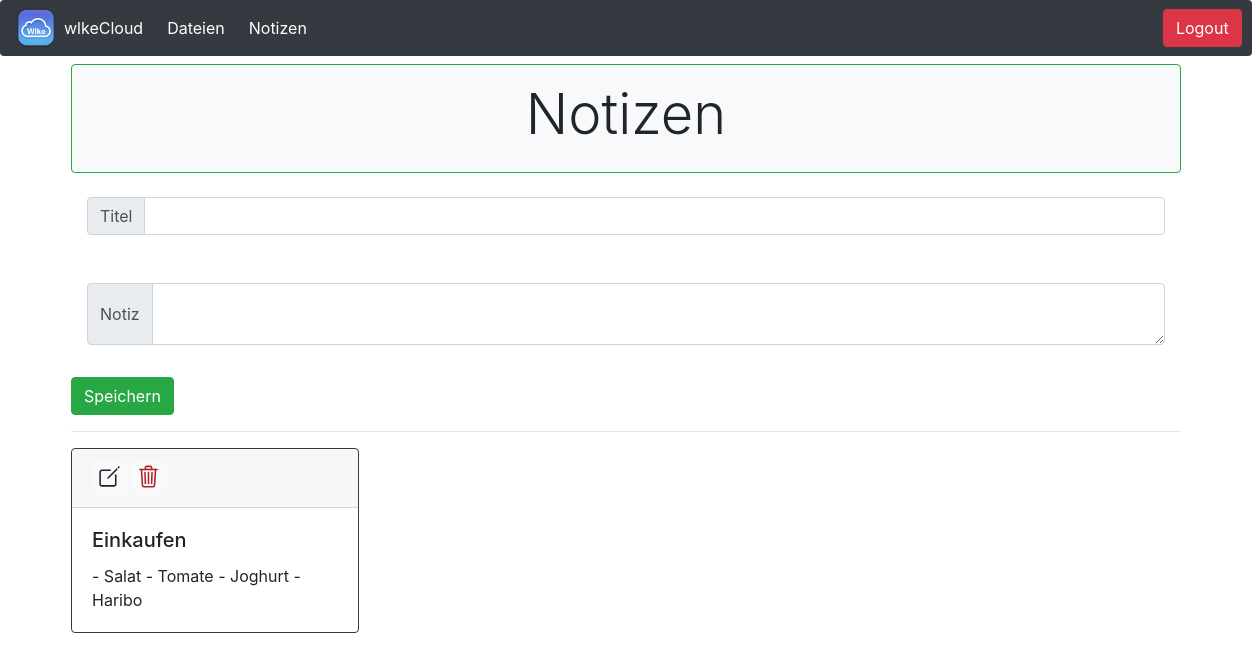
Page /notes/ (signed in) on the earlier database version.
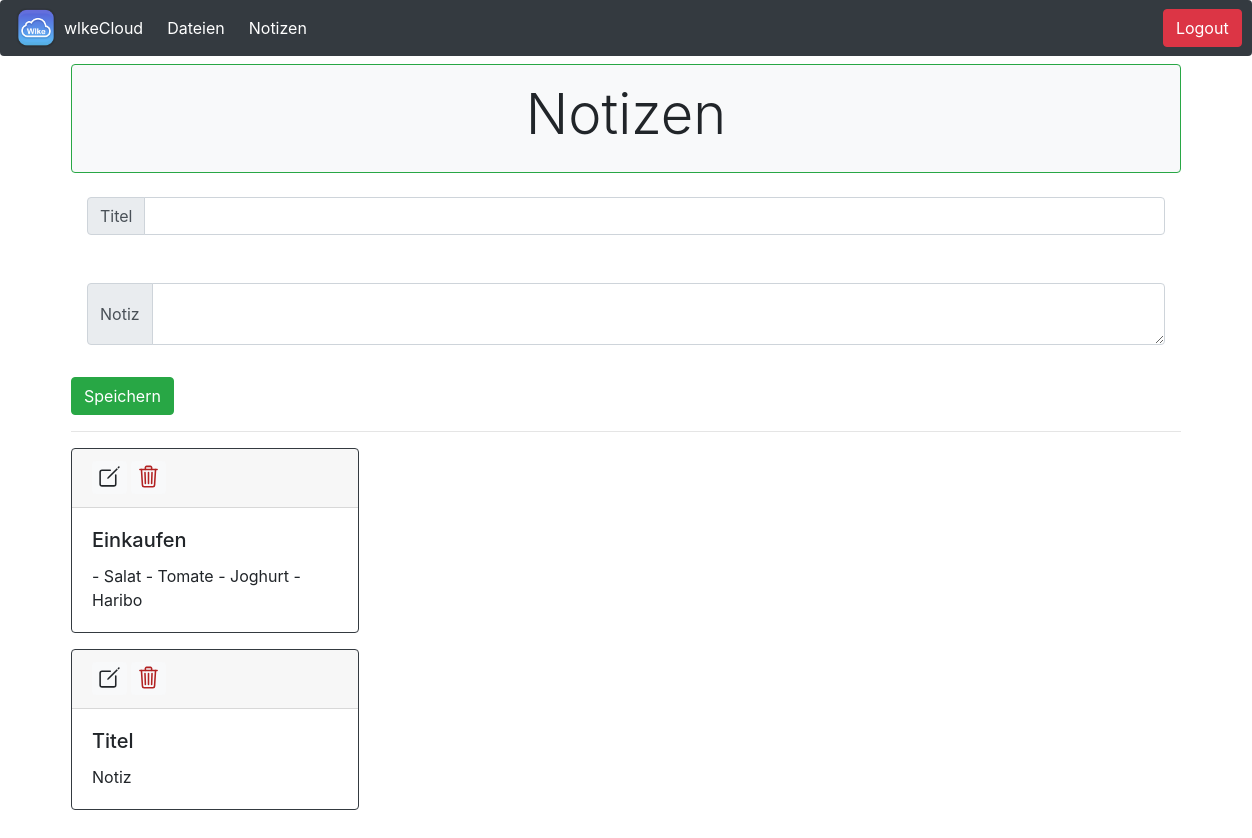
Same page on the later database version.
### notes/models.py (models this page shows, shortened)
class Notiz(models.Model):
    benutzer = models.ForeignKey(
        User, on_delete=models.CASCADE, related_name="notiz", null=True)
    titel = models.CharField(max_length=200)
    body = models.TextField()
    class Meta:
        verbose_name_plural = 'Notizen'

### notes/views.py (the view, shortened to what this page needs)
# urls.py: path('', views.index, name="index"),
def index(request):
    return render(request, 'notes/notes_index.html')

### templates/notes/notes_index.html (shortened to what this page needs)
{% extends 'base_storage.html' %} {% block titel %}Notizen{% endblock %}
{% block content %}
<div class="border border-success rounded p-3 mx-auto m-2 bg-light">
  <h1 class="display-4 text-center">Notizen</h1>
</div>
<form method="POST" name="note">
  <div class="input-group input-groupm mb-3 p-3">
    <div class="input-group-prepend">
      <span class="input-group-text" id="inputGroup-sizing-sm">Titel</span>
    </div>
    <input type="text" class="form-control" name="note-title">
  </div>
  <div class="input-group mb-3 p-3">
    <div class="input-group-prepend">
      <span class="input-group-text" id="inputGroup-sizing-default">Notiz</span>
    </div>
    <textarea class="form-control" type="text" name="note-body">  </textarea>
  </div>
  <button class="btn btn-success" type="submit">Speichern</button>
</form>
<hr>
{% for notiz in user.notiz.all %}
<div class="card border-dark mb-3" style="max-width: 18rem;">
  <div class="card-header">
    <a href="#" class="badge badge-light"><ion-icon name="create-outline" style="font-size: 25px;"></ion-icon></a>
    <a href="#" class="badge badge-light"><ion-icon name="trash-outline" style="font-size: 25px; color:firebrick;"></ion-icon></a>
  </div>
  <div class="card-body">
    <h5 class="card-title">{{ notiz.titel }}</h5>
    <p class="card-text">{{ notiz.body }}</p>
  </div>
</div>
{% endfor %}
{% endblock %}

### templates/base_storage.html (shortened to what this page needs)
<!doctype html>
<html lang="en">
  <head>
    <link rel="stylesheet" href="https://stackpath.bootstrapcdn.com/bootstrap/4.5.0/css/bootstrap.min.css">
  </head>
  <body>
    <nav class="navbar navbar-expand-lg navbar-dark bg-dark rounded">
      <div class="collapse navbar-collapse justify-content-md-center" id="navbarsExample10">
        <ul class="navbar-nav">
           <img class="d-block mx-auto" src="\media\logo\Logo.png" alt="Logo" width="40" height="40" >
          <li class="nav-item active">
           <a class="nav-link text-white mr-2" href="/storage">wlkeCloud</a>
          </li>
          <li class="nav-item">
            <a class="nav-link text-white mr-2" href="/storage">Dateien</a>
          </li>
          <li class="nav-item">
            <a class="nav-link text-white mr-2" href="/notes/">Notizen</a>
          </li>
        </ul>
        <a class="btn btn-danger " href="/logout">Logout</a>
      </div>
    </nav>
    <div class="container">
{% if user.is_authenticated %}
  {% block content %}
  {% endblock %}
    <br>
{% else %}
  <img class="d-block mx-auto m-5" src="\media\logo\Logo.png" alt="Logo" width="140" height="140" >
  <h1 class="display-4 text-center">Sie müssen sich erst anmelden <br> um ihre Dateien einzusehehen</h1>
  <a href="/login" class="btn btn-info mx-auto m-5 d-block p-2 ">&nbsp;&nbsp;Login&nbsp;&nbsp;</a>
  {% endif %}
</div>
  </body>
</html>

Differences in the rows shown:
added Notiz: titel "Titel", body "Notiz"
